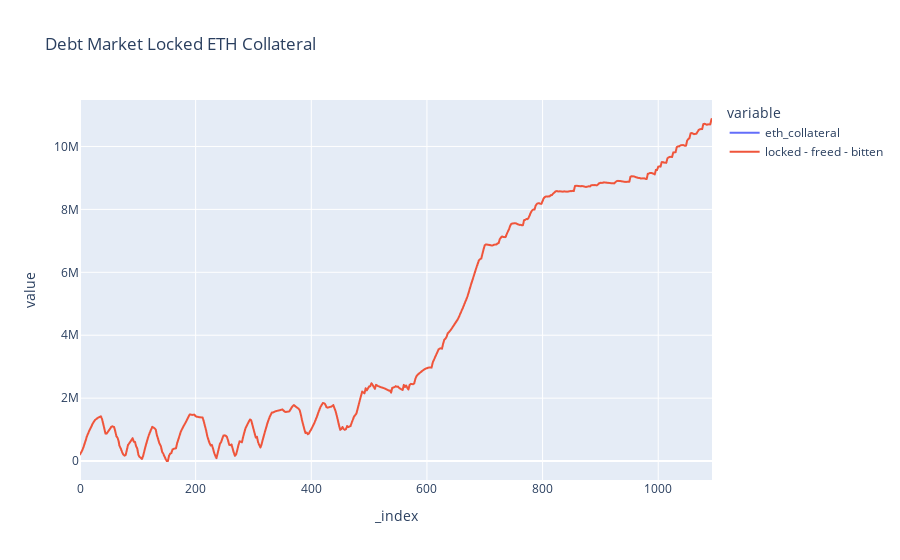

Notebook code for this chart:
### Code cell
df['locked - freed - bitten'] = df['eth_locked'] - df['eth_freed'] - df['eth_bitten']
df.plot(y=['eth_collateral', 'locked - freed - bitten'], title='Debt Market Locked ETH Collateral')

### Figure 1 — Plotly figure (JSON) as saved in the notebook; plotly's stock layout.template omitted (floating-point values rounded to 4 significant figures; data arrays with more than 128 entries replaced by an {"elided": "..."} marker saying what was removed)
{"data": [{"hovertemplate": "variable=eth_collateral<br>_index=%{x}<br>value=%{y}<extra></extra>", "legendgroup": "eth_collateral", "line": {"color": "#636efa", "dash": "solid"}, "mode": "lines", "name": "eth_collateral", "showlegend": true, "type": "scattergl", "x": {"elided": "547 int values"}, "xaxis": "x", "y": {"elided": "547 float values"}, "yaxis": "y"}, {"hovertemplate": "variable=locked - freed - bitten<br>_index=%{x}<br>value=%{y}<extra></extra>", "legendgroup": "locked - freed - bitten", "line": {"color": "#EF553B", "dash": "solid"}, "mode": "lines", "name": "locked - freed - bitten", "showlegend": true, "type": "scattergl", "x": {"elided": "547 int values"}, "xaxis": "x", "y": {"elided": "547 float values"}, "yaxis": "y"}], "layout": {"legend": {"title": {"text": "variable"}, "tracegroupgap": 0}, "title": {"text": "Debt Market Locked ETH Collateral"}, "xaxis": {"anchor": "y", "domain": [0, 1], "title": {"text": "_index"}}, "yaxis": {"anchor": "x", "domain": [0, 1], "title": {"text": "value"}}}}
